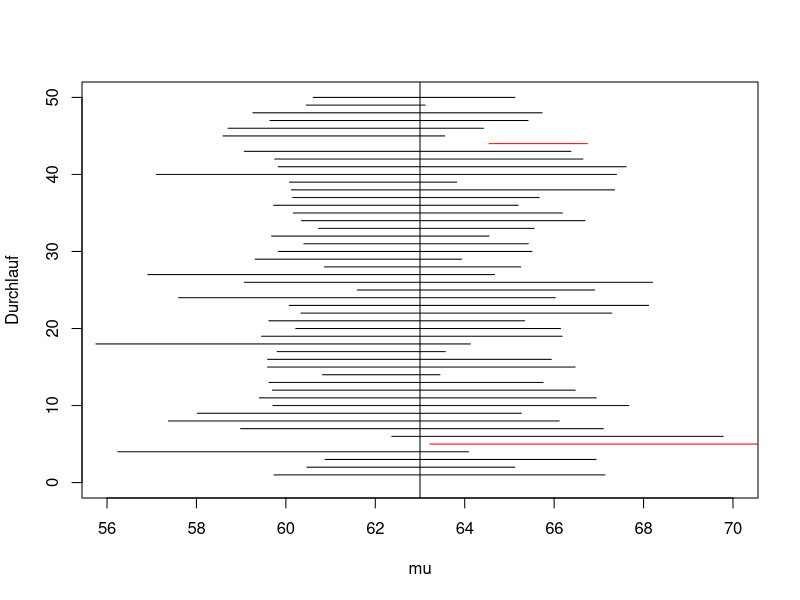

This figure's R source:
## ---- chunk 1
x <- c(59.81, 61.15, 56.56, 63.71, 54.97, 62.64, 61.43, 59.83)
## ---- chunk 2
mean(x)
## ---- chunk 3
alpha <- 0.05
## ---- chunk 4
qnt <- qt(1-alpha/2, df=7)
print(qnt)
## ---- chunk 5
mean(x) - qnt * sd(x)/sqrt(8)
## ---- chunk 6
mean(x) + qnt * sd(x)/sqrt(8)
## ---- chunk 7
mu <- 63
sigma <- 4
n <- 8
alpha <- 0.05
R <- 10000

# (1-alpha/2)-Quantil der t-Verteilung
# mit n-1 Freiheitsgraden
qnt <- qt(1-alpha/2, df=n-1)

# Initialisierung eines Zählers
z <- 0

for(r in 1:R){
  
  # Ziehung der Stichprobe
  x <- rnorm(n, mean=mu, sd=sigma)
  
  # Berechnung der Intervallgrenzen
  k_unten <- mean(x) - qnt * sd(x)/sqrt(n)
  k_oben <- mean(x) + qnt * sd(x)/sqrt(n)
  
  # Wird der wahre Wert mu überdeckt?
  if(k_unten <= mu & mu <= k_oben){
    z <- z+1
  }
}
## ---- chunk 8
print(z/R)
## ---- chunk 9
mu <- 63
sigma <- 4
n <- 8
alpha <- 0.05
R <- 50
plot(c(56,70),c(0,R),t="n",
     xlab="mu", ylab="Durchlauf")
abline(v=mu)
qnt <- qt(1-alpha/2, df=n-1)
z <- 0
for(r in 1:R){
  x <- rnorm(n, mean=mu, sd=sigma)
  k_unten <- mean(x) - qnt * sd(x)/sqrt(n)
  k_oben <- mean(x) + qnt * sd(x)/sqrt(n)
  if(k_unten <= mu & mu <= k_oben){
    z <- z+1
    lines(x=c(k_unten, k_oben), y=c(r, r))
  } else {
    lines(x=c(k_unten, k_oben), y=c(r, r), col="red")
  }
}
